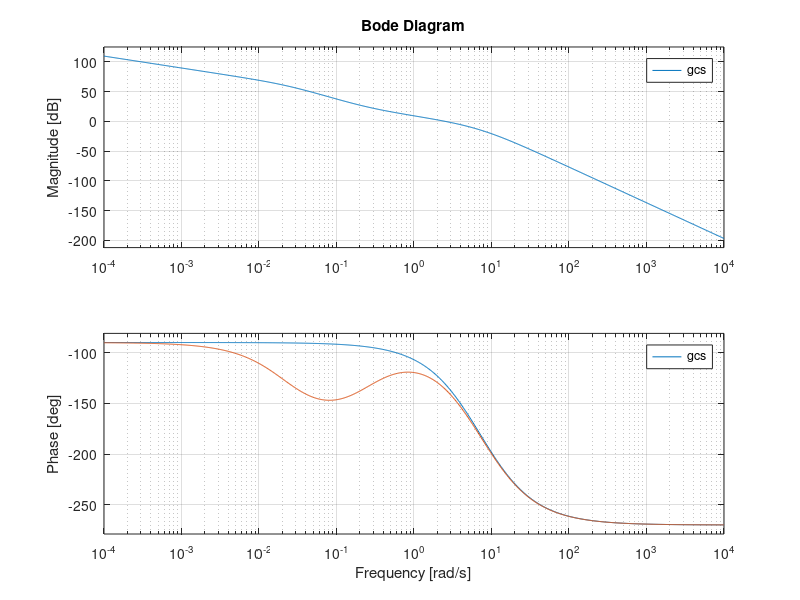

Here is the MATLAB script that generated this plot:
% K/s(1 + 0.1s)(1 + 0.2s)
% Kv = 30
% Pm >= 40
% tol = 10
% Lag compensator

clc
clear all

K = 30
tol = 10
phase_margin_req = 40

n = [K]
d = [0.02 0.3 1 0]

g_uncompensated = tf(n, d)
omega = logspace(-4, 4, 1000)

[mag, phase] = bode(g_uncompensated, omega)
mag = 20*log10(mag)
phase_req = -180 + phase_margin_req + tol

r = 1
while phase_req <= phase(r)
    r = r + 1
end

wgc_new = omega(r)
T = 10/wgc_new

b = 10^(mag(r)/20)

nc = [T 1]
dc = [b*T 1]

ncs = K*nc
dcs = conv(d, dc)
gcs  = tf(ncs, dcs)

bode(g_uncompensated, omega)
hold
bode(gcs, omega)